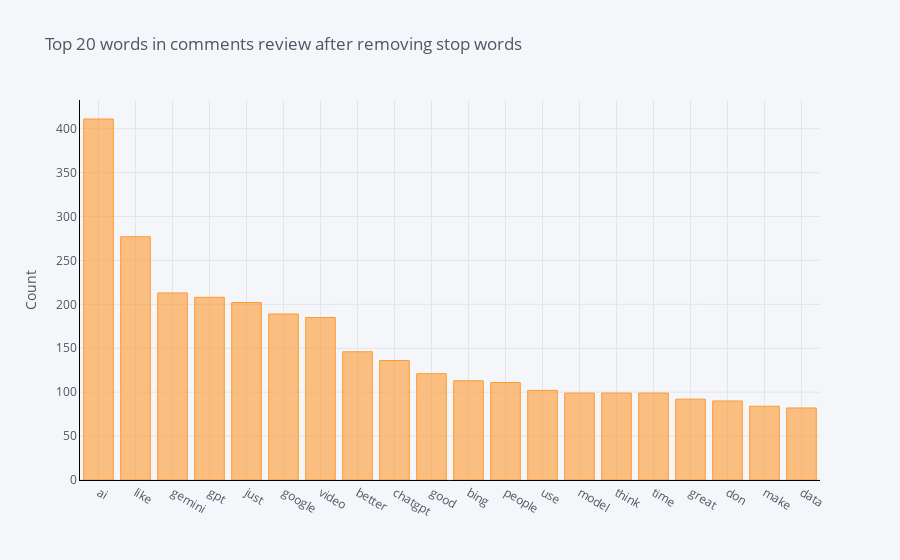
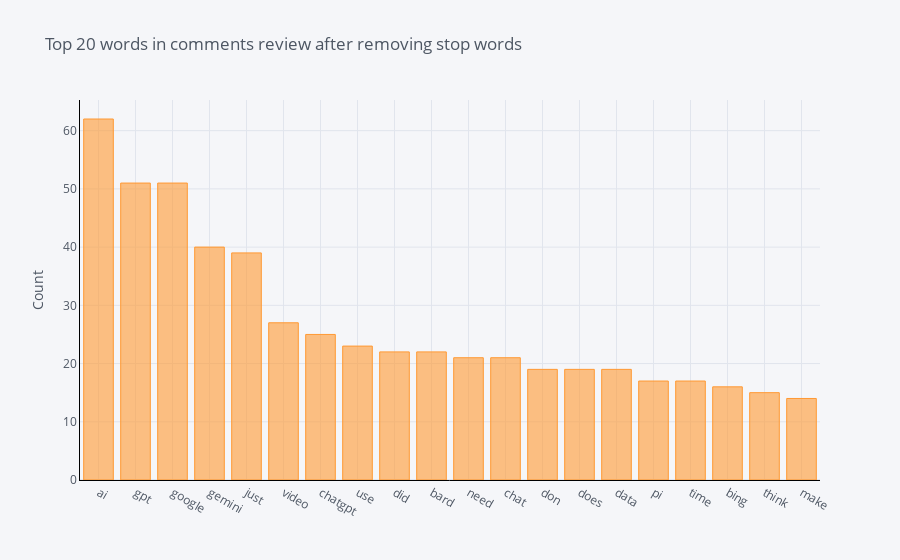
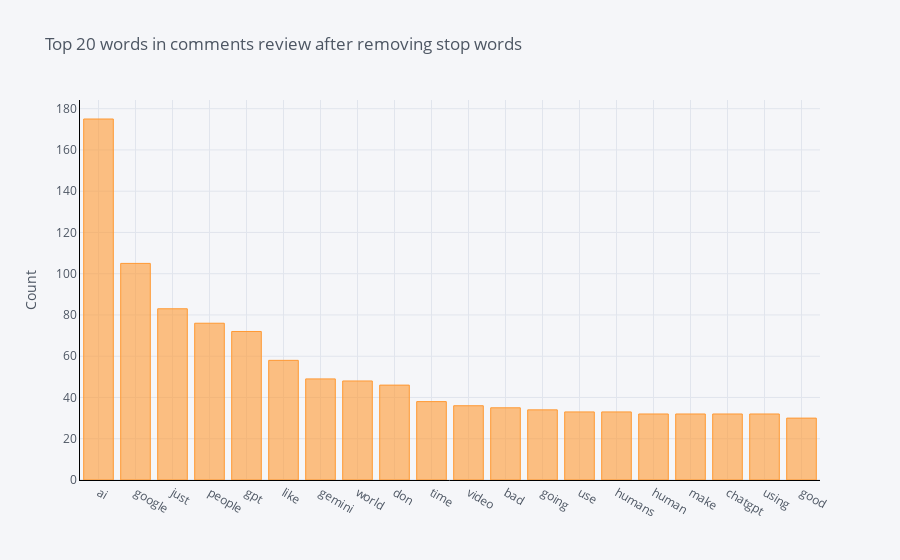

Source (notebook cell) for these figures, in order:
### Markdown cell above
# Positive, Neutral and Negative Sentiments at Uni/Bi and Trigram level

### Code cell
# Unigram

def get_top_n_words(corpus, n=None):
        vec = CountVectorizer(stop_words = list(stop_words)).fit(corpus)
        bag_of_words = vec.transform(corpus)
        sum_words = bag_of_words.sum(axis=0) 
        words_freq = [(word, sum_words[0, idx]) for word, idx in vec.vocabulary_.items()]
        words_freq =sorted(words_freq, key = lambda x: x[1], reverse=True)
        return words_freq[:n]

print('Unigrams. From top to bottom: positive, neutral and negative sentiments')    
sent_dfs = [pos_df, neu_df, neg_df]
for i in sent_dfs:
    
    common_words = get_top_n_words(i['text'], 20)
    # for word, freq in common_words:
    #     print(word, freq)
    df2 = pd.DataFrame(common_words, columns = ['CommentsText' , 'count'])
    df2.groupby('CommentsText').sum()['count'].sort_values(ascending=False).iplot(kind='bar', yTitle='Count', linecolor='black', title='Top 20 words in comments review after removing stop words')

### Figure 1 — Plotly figure (JSON) as saved in the notebook; plotly's stock layout.template omitted (floating-point values rounded to 4 significant figures)
{"data": [{"marker": {"color": "rgba(255, 153, 51, 0.6)", "line": {"color": "rgba(255, 153, 51, 1.0)", "width": 1}}, "name": "count", "orientation": "v", "text": "", "type": "bar", "x": ["ai", "like", "gemini", "gpt", "just", "google", "video", "better", "chatgpt", "good", "bing", "people", "use", "model", "think", "time", "great", "don", "make", "data"], "y": [411, 277, 213, 208, 202, 189, 185, 146, 136, 121, 113, 111, 102, 99, 99, 99, 92, 90, 84, 82]}], "layout": {"legend": {"bgcolor": "#F5F6F9", "font": {"color": "#4D5663"}}, "paper_bgcolor": "#F5F6F9", "plot_bgcolor": "#F5F6F9", "title": {"font": {"color": "#4D5663"}, "text": "Top 20 words in comments review after removing stop words"}, "xaxis": {"gridcolor": "#E1E5ED", "linecolor": "black", "showgrid": true, "tickfont": {"color": "#4D5663"}, "title": {"font": {"color": "#4D5663"}, "text": ""}, "zerolinecolor": "#E1E5ED"}, "yaxis": {"gridcolor": "#E1E5ED", "linecolor": "black", "showgrid": true, "tickfont": {"color": "#4D5663"}, "title": {"font": {"color": "#4D5663"}, "text": "Count"}, "zerolinecolor": "#E1E5ED"}}}

### Figure 2 — Plotly figure (JSON) as saved in the notebook; plotly's stock layout.template omitted (floating-point values rounded to 4 significant figures)
{"data": [{"marker": {"color": "rgba(255, 153, 51, 0.6)", "line": {"color": "rgba(255, 153, 51, 1.0)", "width": 1}}, "name": "count", "orientation": "v", "text": "", "type": "bar", "x": ["ai", "gpt", "google", "gemini", "just", "video", "chatgpt", "use", "did", "bard", "need", "chat", "don", "does", "data", "pi", "time", "bing", "think", "make"], "y": [62, 51, 51, 40, 39, 27, 25, 23, 22, 22, 21, 21, 19, 19, 19, 17, 17, 16, 15, 14]}], "layout": {"legend": {"bgcolor": "#F5F6F9", "font": {"color": "#4D5663"}}, "paper_bgcolor": "#F5F6F9", "plot_bgcolor": "#F5F6F9", "title": {"font": {"color": "#4D5663"}, "text": "Top 20 words in comments review after removing stop words"}, "xaxis": {"gridcolor": "#E1E5ED", "linecolor": "black", "showgrid": true, "tickfont": {"color": "#4D5663"}, "title": {"font": {"color": "#4D5663"}, "text": ""}, "zerolinecolor": "#E1E5ED"}, "yaxis": {"gridcolor": "#E1E5ED", "linecolor": "black", "showgrid": true, "tickfont": {"color": "#4D5663"}, "title": {"font": {"color": "#4D5663"}, "text": "Count"}, "zerolinecolor": "#E1E5ED"}}}

### Figure 3 — Plotly figure (JSON) as saved in the notebook; plotly's stock layout.template omitted (floating-point values rounded to 4 significant figures)
{"data": [{"marker": {"color": "rgba(255, 153, 51, 0.6)", "line": {"color": "rgba(255, 153, 51, 1.0)", "width": 1}}, "name": "count", "orientation": "v", "text": "", "type": "bar", "x": ["ai", "google", "just", "people", "gpt", "like", "gemini", "world", "don", "time", "video", "bad", "going", "use", "humans", "human", "make", "chatgpt", "using", "good"], "y": [175, 105, 83, 76, 72, 58, 49, 48, 46, 38, 36, 35, 34, 33, 33, 32, 32, 32, 32, 30]}], "layout": {"legend": {"bgcolor": "#F5F6F9", "font": {"color": "#4D5663"}}, "paper_bgcolor": "#F5F6F9", "plot_bgcolor": "#F5F6F9", "title": {"font": {"color": "#4D5663"}, "text": "Top 20 words in comments review after removing stop words"}, "xaxis": {"gridcolor": "#E1E5ED", "linecolor": "black", "showgrid": true, "tickfont": {"color": "#4D5663"}, "title": {"font": {"color": "#4D5663"}, "text": ""}, "zerolinecolor": "#E1E5ED"}, "yaxis": {"gridcolor": "#E1E5ED", "linecolor": "black", "showgrid": true, "tickfont": {"color": "#4D5663"}, "title": {"font": {"color": "#4D5663"}, "text": "Count"}, "zerolinecolor": "#E1E5ED"}}}
